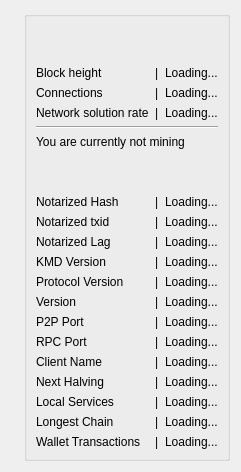
      <widget class="QWidget" name="tab_5">
       <attribute name="title">
        <string>hushd</string>
       </attribute>
       <layout class="QVBoxLayout" name="verticalLayout_7">
        <item>
         <layout class="QHBoxLayout" name="horizontalLayout_14">
          <item>
           <widget class="FilledIconLabel" name="hushlogo">
            <property name="sizePolicy">
             <sizepolicy hsizetype="Expanding" vsizetype="Expanding">
              <horstretch>0</horstretch>
              <verstretch>0</verstretch>
             </sizepolicy>
            </property>
            <property name="text">
             <string/>
            </property>
            <property name="scaledContents">
             <bool>false</bool>
            </property>
           </widget>
          </item>
          <item>
           <widget class="QGroupBox" name="groupBox_5">
            <property name="title">
             <string/>
            </property>
            <layout class="QGridLayout" name="gridLayout_5">
             <item row="5" column="0" colspan="3">
              <widget class="QLabel" name="label_14">
               <property name="text">
                <string>You are currently not mining</string>
               </property>
              </widget>
             </item>
             <item row="6" column="0">
              <spacer name="verticalSpacer_4">
               <property name="orientation">
                <enum>Qt::Vertical</enum>
               </property>
               <property name="sizeHint" stdset="0">
                <size>
                 <width>20</width>
                 <height>40</height>
                </size>
               </property>
              </spacer>
             </item>
             <item row="2" column="2">
              <widget class="QLabel" name="numconnections">
               <property name="text">
                <string>Loading...</string>
               </property>
              </widget>
             </item>
             <item row="1" column="0">
              <widget class="QLabel" name="heightLabel">
               <property name="text">
                <string>Block height</string>
               </property>
              </widget>
             </item>
             <item row="7" column="0">
              <widget class="QLabel" name="notarizedhashlabel">
               <property name="text">
                <string>Notarized Hash</string>
               </property>
              </widget>
             </item>
             <item row="7" column="2">
              <widget class="QLabel" name="notarizedhashvalue">
               <property name="text">
                <string>Loading...</string>
               </property>
              </widget>
             </item>
             <item row="7" column="1">
              <widget class="QLabel" name="notarizedhashspacer">
               <property name="text">
                <string>|</string>
               </property>
              </widget>
             </item>
             <item row="8" column="0">
              <widget class="QLabel" name="notarizedtxidlabel">
               <property name="text">
                <string>Notarized txid</string>
               </property>
              </widget>
             </item>
             <item row="8" column="2">
              <widget class="QLabel" name="notarizedtxidvalue">
               <property name="text">
                <string>Loading...</string>
               </property>
              </widget>
             </item>
             <item row="8" column="1">
              <widget class="QLabel" name="notarizedtxidspacer">
               <property name="text">
                <string>|</string>
               </property>
              </widget>
             </item>
             <item row="9" column="0">
              <widget class="QLabel" name="laglabel">
               <property name="text">
                <string>Notarized Lag</string>
               </property>
              </widget>
             </item>
             <item row="9" column="2">
              <widget class="QLabel" name="lagvalue">
               <property name="text">
                <string>Loading...</string>
               </property>
              </widget>
             </item>
             <item row="9" column="1">
              <widget class="QLabel" name="lagspacer">
               <property name="text">
                <string>|</string>
               </property>
              </widget>
             </item>
             <item row="10" column="0">
              <widget class="QLabel" name="kmdversionlabel">
               <property name="text">
                <string>KMD Version</string>
               </property>
              </widget>
             </item>
             <item row="10" column="2">
              <widget class="QLabel" name="kmdversion">
               <property name="text">
                <string>Loading...</string>
               </property>
              </widget>
             </item>
             <item row="10" column="1">
              <widget class="QLabel" name="kmdversionspacer">
               <property name="text">
                <string>|</string>
               </property>
              </widget>
             </item>
             <item row="11" column="0">
              <widget class="QLabel" name="protocolversionlabel">
               <property name="text">
                <string>Protocol Version</string>
               </property>
              </widget>
             </item>
             <item row="11" column="2">
              <widget class="QLabel" name="protocolversion">
               <property name="text">
                <string>Loading...</string>
               </property>
              </widget>
             </item>
             <item row="11" column="1">
              <widget class="QLabel" name="protocolversionspacer">
               <property name="text">
                <string>|</string>
               </property>
              </widget>
             </item>
             <item row="12" column="0">
              <widget class="QLabel" name="versionlabel">
               <property name="text">
                <string>Version</string>
               </property>
              </widget>
             </item>
             <item row="12" column="2">
              <widget class="QLabel" name="version">
               <property name="text">
                <string>Loading...</string>
               </property>
              </widget>
             </item>
             <item row="12" column="1">
              <widget class="QLabel" name="versionspacer">
               <property name="text">
                <string>|</string>
               </property>
              </widget>
             </item>
             <item row="13" column="0">
              <widget class="QLabel" name="p2pportlabel">
               <property name="text">
                <string>P2P Port</string>
               </property>
              </widget>
             </item>
             <item row="13" column="2">
              <widget class="QLabel" name="p2pport">
               <property name="text">
                <string>Loading...</string>
               </property>
              </widget>
             </item>
             <item row="13" column="1">
              <widget class="QLabel" name="p2pportspacer">
               <property name="text">
                <string>|</string>
               </property>
              </widget>
             </item>
             <item row="14" column="0">
              <widget class="QLabel" name="rpcportlabel">
               <property name="text">
                <string>RPC Port</string>
               </property>
              </widget>
             </item>
             <item row="14" column="2">
              <widget class="QLabel" name="rpcport">
               <property name="text">
                <string>Loading...</string>
               </property>
              </widget>
             </item>
             <item row="14" column="1">
              <widget class="QLabel" name="rpcportspacer">
               <property name="text">
                <string>|</string>
               </property>
              </widget>
             </item>
             <item row="15" column="0">
              <widget class="QLabel" name="clientnamelabel">
               <property name="text">
                <string>Client Name</string>
               </property>
              </widget>
             </item>
             <item row="15" column="2">
              <widget class="QLabel" name="clientname">
               <property name="text">
                <string>Loading...</string>
               </property>
              </widget>
             </item>
             <item row="15" column="1">
              <widget class="QLabel" name="clientnamespacer">
               <property name="text">
                <string>|</string>
               </property>
              </widget>
             </item>
             <item row="16" column="0">
              <widget class="QLabel" name="halvinglabel">
               <property name="text">
                <string>Next Halving</string>
               </property>
              </widget>
             </item>
             <item row="16" column="2">
              <widget class="QLabel" name="halving">
               <property name="text">
                <string>Loading...</string>
               </property>
              </widget>
             </item>
             <item row="16" column="1">
              <widget class="QLabel" name="halvingspacer">
               <property name="text">
                <string>|</string>
               </property>
              </widget>
             </item>
             <item row="17" column="0">
              <widget class="QLabel" name="localserviceslabel">
               <property name="text">
                <string>Local Services</string>
               </property>
              </widget>
             </item>
             <item row="17" column="2">
              <widget class="QLabel" name="localservices">
               <property name="text">
                <string>Loading...</string>
               </property>
              </widget>
             </item>
             <item row="17" column="1">
              <widget class="QLabel" name="localservicesspacer">
               <property name="text">
                <string>|</string>
               </property>
              </widget>
             </item>
             <item row="18" column="0">
              <widget class="QLabel" name="longestchainlabel">
               <property name="text">
                <string>Longest Chain</string>
               </property>
              </widget>
             </item>
             <item row="18" column="2">
              <widget class="QLabel" name="longestchain">
               <property name="text">
                <string>Loading...</string>
               </property>
              </widget>
             </item>
             <item row="18" column="1">
              <widget class="QLabel" name="longestchainspacer">
               <property name="text">
                <string>|</string>
               </property>
              </widget>
             </item>
             <item row="19" column="0">
              <widget class="QLabel" name="txcountlabel">
               <property name="text">
                <string>Wallet Transactions</string>
               </property>
              </widget>
             </item>
             <item row="19" column="2">
              <widget class="QLabel" name="txcount">
               <property name="text">
                <string>Loading...</string>
               </property>
              </widget>
             </item>
             <item row="19" column="1">
              <widget class="QLabel" name="txcountspacer">
               <property name="text">
                <string>|</string>
               </property>
              </widget>
             </item>
             <item row="3" column="2">
              <widget class="QLabel" name="solrate">
               <property name="text">
                <string>Loading...</string>
               </property>
              </widget>
             </item>
             <item row="3" column="0">
              <widget class="QLabel" name="label_12">
               <property name="text">
                <string>Network solution rate</string>
               </property>
              </widget>
             </item>
             <item row="2" column="0">
              <widget class="QLabel" name="label_8">
               <property name="text">
                <string>Connections</string>
               </property>
              </widget>
             </item>
             <item row="1" column="2">
              <widget class="QLabel" name="blockheight">
               <property name="text">
                <string>Loading...</string>
               </property>
              </widget>
             </item>
             <item row="4" column="0" colspan="3">
              <widget class="Line" name="line_2">
               <property name="orientation">
                <enum>Qt::Horizontal</enum>
               </property>
              </widget>
             </item>
             <item row="0" column="0">
              <spacer name="verticalSpacer_3">
               <property name="orientation">
                <enum>Qt::Vertical</enum>
               </property>
               <property name="sizeHint" stdset="0">
                <size>
                 <width>20</width>
                 <height>40</height>
                </size>
               </property>
              </spacer>
             </item>
             <item row="3" column="1">
              <widget class="QLabel" name="label_9">
               <property name="text">
                <string>|</string>
               </property>
              </widget>
             </item>
             <item row="2" column="1">
              <widget class="QLabel" name="label_11">
               <property name="text">
                <string>|</string>
               </property>
              </widget>
             </item>
             <item row="1" column="1">
              <widget class="QLabel" name="label_13">
               <property name="text">
                <string>|</string>
               </property>
              </widget>
             </item>
            </layout>
           </widget>
          </item>
         </layout>
        </item>
       </layout>
      </widget>
